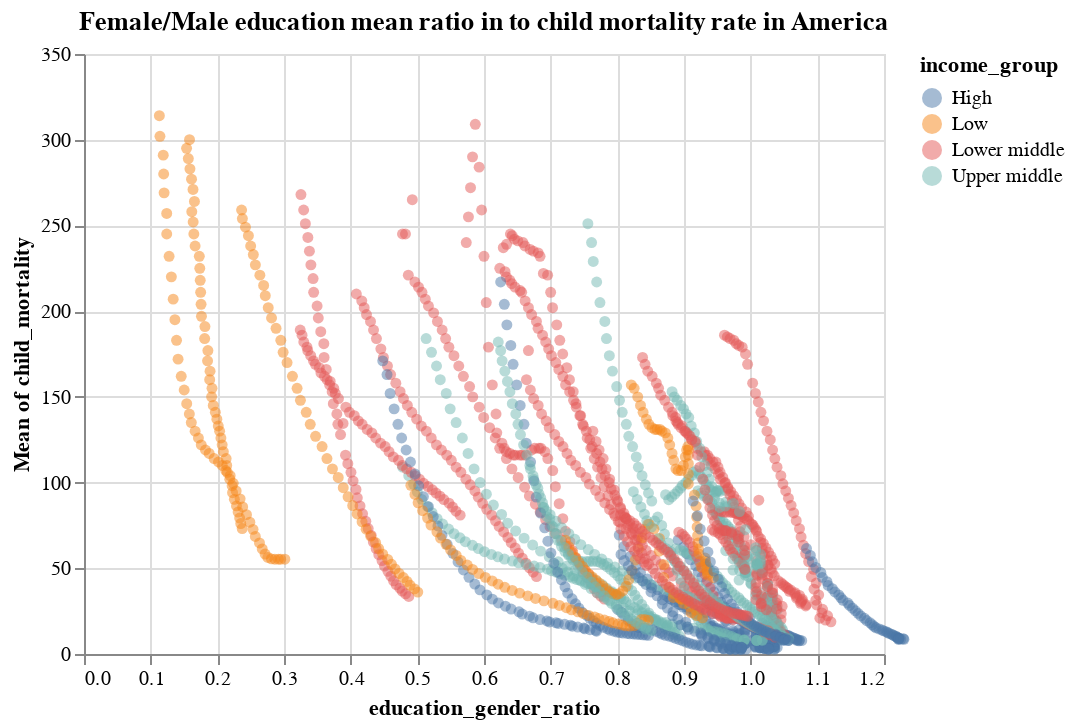

Notebook source saved alongside this figure:
### Code cell
alt.Chart(dat_asia, title = "Female/Male education mean ratio in to child mortality rate in America").mark_circle(opacity=0.5).encode(
    x = alt.X("education_gender_ratio", scale=alt.Scale(domain=(0, 1.2))),
    y = "mean(child_mortality)",
    color = "income_group")

### Figure 1 — Vega-Lite specification as saved in the notebook (floating-point values rounded to 4 significant figures; data arrays with more than 128 entries replaced by an {"elided": "..."} marker saying what was removed)
{"config": {"view": {"continuousWidth": 400, "continuousHeight": 300}}, "data": {"name": "data-ce7ab9ce3a22e8cd6dc256cd911f5672"}, "mark": {"type": "circle", "opacity": 0.5}, "encoding": {"color": {"type": "nominal", "field": "income_group"}, "x": {"type": "quantitative", "field": "education_gender_ratio", "scale": {"domain": [0, 1.2]}}, "y": {"type": "quantitative", "aggregate": "mean", "field": "child_mortality"}}, "title": "Female/Male education mean ratio in to child mortality rate in America", "$schema": "https://vega.github.io/schema/vega-lite/v4.8.1.json", "datasets": {"data-ce7ab9ce3a22e8cd6dc256cd911f5672": {"elided": "2256 records"}}}
